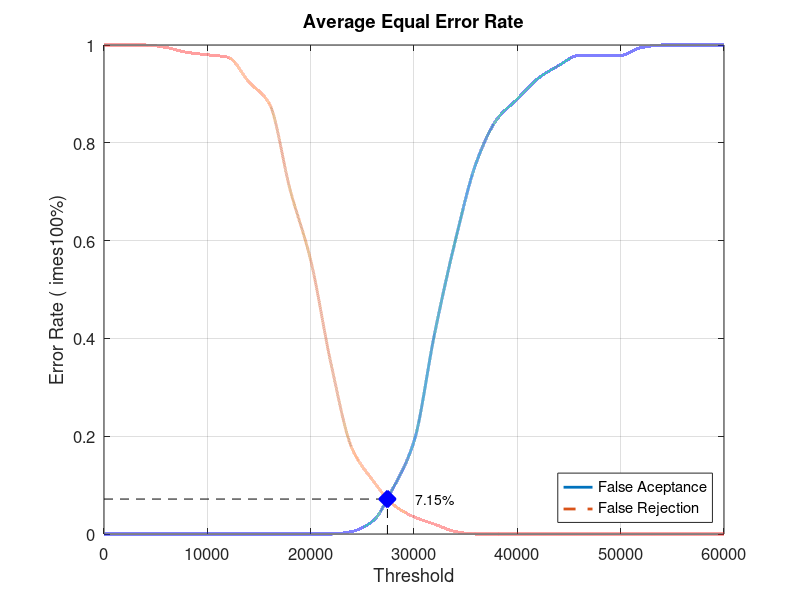
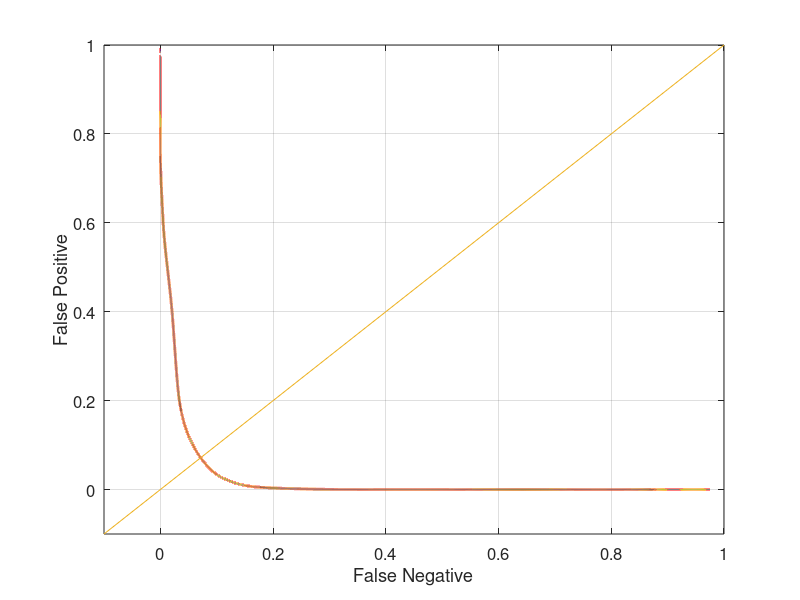

MATLAB code to generate these figures, in order:
close all;
clear;
clc;
x = 0:2000:60000;
xq = 0:0.5:60000;

y0 = [0 0 0 0 0 0 0 0 0 0 0 0 0.00526316 0.0263158 0.0947368 0.189474 0.410526 0.6 0.757895 0.847368 0.889474 0.931579 0.957895 0.978947 0.978947 0.978947 0.994737 1 1 1 1]
yy0 = interp1(x, y0, xq, 'pchip');
y1 = [1 1 1 0.995 0.985 0.98 0.975 0.925 0.88 0.705 0.56 0.345 0.175 0.11 0.06 0.035 0.02 0.005 0 0 0 0 0 0 0 0 0 0 0 0 0]
yy1 = interp1(x, y1, xq, 'pchip');

% Calculating EER: 
y2 = abs(y0 - y1);
find(y2 == min(y2))
yy2 = abs(yy0 - yy1);
xEER = find(yy2 == min(yy2));
xEERIndex = xq(xEER) % X-axis EER
yEER = yy0(xEER) % Y-axis EER

main = figure
plot(xq, yy0,'-','LineWidth', 2);	hold on
plot(xq, yy1,'--','LineWidth', 2);	hold on
plot([xEERIndex xEERIndex], [0 yEER], 'k--');	hold on
plot([0 xEERIndex], [yEER yEER], 'k--');	hold on
plot(xEERIndex, yEER, 'bx', 'LineWidth', 10);	hold on
text(xEERIndex + 10 * xEERIndex / 100, yEER, [num2str(round((10000 * yEER)) / 100) '%'])
legend('False Aceptance', 'False Rejection', 'Location', 'SouthEast')
xlabel('Threshold')
ylabel('Error Rate (	imes100%)')
title('Average Equal Error Rate')
set(gca, 'FontSize', 12)
axis([0 60000 0 1])
grid on

print(main, 'Database5_2Main', '-dpng');
FNRxFPR = figure('Color', [1 1 1]);
plot(yy1, yy0, '-', yy1, yy0, 'LineWidth', 2);
hold on
y = -0.1:0.1:1
plot(y, y); 
set(gca, 'FontSize', 12)
xlabel('False Negative')
ylabel('False Positive')
axis([-0.1 1 -0.1 1])
set(gca, 'FontSize', 12)
grid on

print(FNRxFPR, 'Database5_2FNRxFPR','-dpng');
